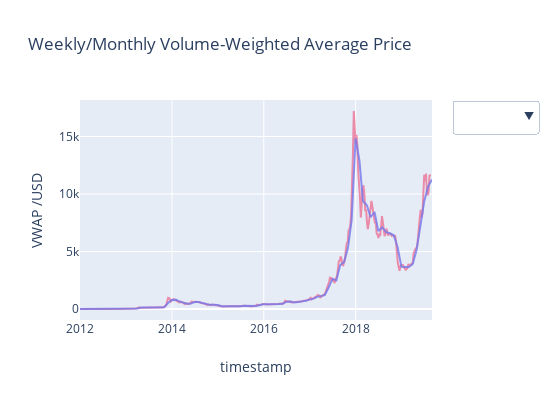

This figure's notebook cell:
### Code cell
trace_week = go.Scatter(x = df_bitstamp_w.index,
                   y = df_bitstamp_w.Weighted_Price,
                   mode = "lines",
                   name = "Weekly",
                   marker = dict(color = 'rgba(235, 115, 150, 0.8)')
                       )
trace_month = go.Scatter(x = df_bitstamp_m.index,
                   y = df_bitstamp_m.Weighted_Price,
                   mode = "lines",
                   name = "Monthly",
                   marker = dict(color = 'rgba(115, 120, 235, 0.8)')
                       )

data_2 = [trace_week, trace_month]


updatemenus = list([
    dict(active=-1,
         buttons=list([
            dict(label = 'Weekly',
                 method = 'update',
                 args = [{'visible': [True, False]}
                         ]),
            dict(label = 'Monthly',
                 method = 'update',
                 args = [{'visible': [False, True]}
                         ]),
            dict(label = 'Reset',
                 method = 'update',
                 args = [{'visible': [True, True]}])
         ]),
         x = 1.3, y = 1),
])

layout_2 = go.Layout(height=400, width=550, showlegend=False,
                title='Weekly/Monthly Volume-Weighted Average Price', 
                xaxis_title="timestamp",
                yaxis_title="VWAP /USD",
                updatemenus=updatemenus)

fig = dict(data = data_2, layout = layout_2)
iplot(fig);

### Figure 1 — Plotly figure (JSON) as saved in the notebook; plotly's stock layout.template omitted (floating-point values rounded to 4 significant figures; data arrays with more than 128 entries replaced by an {"elided": "..."} marker saying what was removed)
{"data": [{"marker": {"color": "rgba(235, 115, 150, 0.8)"}, "mode": "lines", "name": "Weekly", "type": "scatter", "x": {"elided": "399 str values"}, "y": {"elided": "399 float values"}}, {"marker": {"color": "rgba(115, 120, 235, 0.8)"}, "mode": "lines", "name": "Monthly", "type": "scatter", "x": ["2011-12-31T00:00:00", "2012-01-31T00:00:00", "2012-02-29T00:00:00", "2012-03-31T00:00:00", "2012-04-30T00:00:00", "2012-05-31T00:00:00", "2012-06-30T00:00:00", "2012-07-31T00:00:00", "2012-08-31T00:00:00", "2012-09-30T00:00:00", "2012-10-31T00:00:00", "2012-11-30T00:00:00", "2012-12-31T00:00:00", "2013-01-31T00:00:00", "2013-02-28T00:00:00", "2013-03-31T00:00:00", "2013-04-30T00:00:00", "2013-05-31T00:00:00", "2013-06-30T00:00:00", "2013-07-31T00:00:00", "2013-08-31T00:00:00", "2013-09-30T00:00:00", "2013-10-31T00:00:00", "2013-11-30T00:00:00", "2013-12-31T00:00:00", "2014-01-31T00:00:00", "2014-02-28T00:00:00", "2014-03-31T00:00:00", "2014-04-30T00:00:00", "2014-05-31T00:00:00", "2014-06-30T00:00:00", "2014-07-31T00:00:00", "2014-08-31T00:00:00", "2014-09-30T00:00:00", "2014-10-31T00:00:00", "2014-11-30T00:00:00", "2014-12-31T00:00:00", "2015-01-31T00:00:00", "2015-02-28T00:00:00", "2015-03-31T00:00:00", "2015-04-30T00:00:00", "2015-05-31T00:00:00", "2015-06-30T00:00:00", "2015-07-31T00:00:00", "2015-08-31T00:00:00", "2015-09-30T00:00:00", "2015-10-31T00:00:00", "2015-11-30T00:00:00", "2015-12-31T00:00:00", "2016-01-31T00:00:00", "2016-02-29T00:00:00", "2016-03-31T00:00:00", "2016-04-30T00:00:00", "2016-05-31T00:00:00", "2016-06-30T00:00:00", "2016-07-31T00:00:00", "2016-08-31T00:00:00", "2016-09-30T00:00:00", "2016-10-31T00:00:00", "2016-11-30T00:00:00", "2016-12-31T00:00:00", "2017-01-31T00:00:00", "2017-02-28T00:00:00", "2017-03-31T00:00:00", "2017-04-30T00:00:00", "2017-05-31T00:00:00", "2017-06-30T00:00:00", "2017-07-31T00:00:00", "2017-08-31T00:00:00", "2017-09-30T00:00:00", "2017-10-31T00:00:00", "2017-11-30T00:00:00", "2017-12-31T00:00:00", "2018-01-31T00:00:00", "2018-02-28T00:00:00", "2018-03-31T00:00:00", "2018-04-30T00:00:00", "2018-05-31T00:00:00", "2018-06-30T00:00:00", "2018-07-31T00:00:00", "2018-08-31T00:00:00", "2018-09-30T00:00:00", "2018-10-31T00:00:00", "2018-11-30T00:00:00", "2018-12-31T00:00:00", "2019-01-31T00:00:00", "2019-02-28T00:00:00", "2019-03-31T00:00:00", "2019-04-30T00:00:00", "2019-05-31T00:00:00", "2019-06-30T00:00:00", "2019-07-31T00:00:00", "2019-08-31T00:00:00"], "y": [4.473, 6.235, 5.233, 4.958, 4.981, 5.043, 5.967, 7.793, 10.92, 11.41, 11.62, 11.33, 13.15, 15.31, 25.8, 57.05, 127.4, 117.8, 105.5, 85.43, 103.4, 124.8, 152.7, 528.0, 794.4, 819.0, 664.3, 594.6, 462.6, 485.5, 613.1, 618.6, 537.3, 445.2, 364.0, 366.1, 342.7, 245.9, 234.1, 268.4, 234.7, 236.6, 236.9, 279.3, 252.7, 233.5, 264.7, 348.4, 422.5, 411.1, 401.9, 415.2, 433.1, 459.9, 638.3, 660.5, 578.4, 602.8, 638.9, 723.2, 820.1, 909.0, 1060.0, 1132.0, 1208.0, 1878.0, 2620.0, 2495.0, 3828.0, 4085.0, 5284.0, 7755.0, 14840.0, 12890.0, 9390.0, 9026.0, 7984.0, 8439.0, 6784.0, 7097.0, 6689.0, 6589.0, 6415.0, 5389.0, 3671.0, 3659.0, 3648.0, 3918.0, 5139.0, 7229.0, 9358.0, 10670.0, 11260.0]}], "layout": {"height": 400, "showlegend": false, "title": {"text": "Weekly/Monthly Volume-Weighted Average Price"}, "updatemenus": [{"active": -1, "buttons": [{"args": [{"visible": [true, false]}], "label": "Weekly", "method": "update"}, {"args": [{"visible": [false, true]}], "label": "Monthly", "method": "update"}, {"args": [{"visible": [true, true]}], "label": "Reset", "method": "update"}], "x": 1.3, "y": 1}], "width": 550, "xaxis": {"title": {"text": "timestamp"}}, "yaxis": {"title": {"text": "VWAP /USD"}}}}
